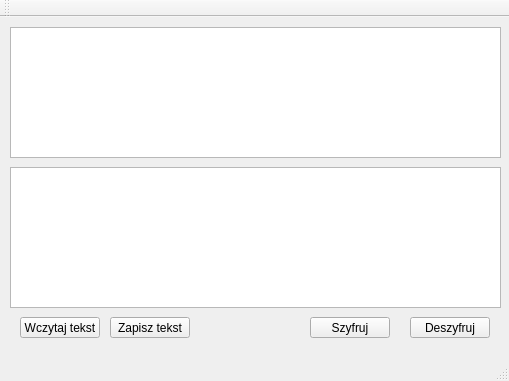
<?xml version="1.0" encoding="UTF-8"?>
<ui version="4.0">
 <class>MainWindow</class>
 <widget class="QMainWindow" name="MainWindow">
  <property name="geometry">
   <rect>
    <x>0</x>
    <y>0</y>
    <width>509</width>
    <height>381</height>
   </rect>
  </property>
  <property name="windowTitle">
   <string>Szyfrowanie</string>
  </property>
  <widget class="QWidget" name="centralWidget">
   <widget class="QTextEdit" name="InputText">
    <property name="geometry">
     <rect>
      <x>10</x>
      <y>10</y>
      <width>491</width>
      <height>131</height>
     </rect>
    </property>
   </widget>
   <widget class="QTextEdit" name="OutputText">
    <property name="geometry">
     <rect>
      <x>10</x>
      <y>150</y>
      <width>491</width>
      <height>141</height>
     </rect>
    </property>
    <property name="readOnly">
     <bool>true</bool>
    </property>
   </widget>
   <widget class="QPushButton" name="EncryptButton">
    <property name="geometry">
     <rect>
      <x>310</x>
      <y>300</y>
      <width>80</width>
      <height>21</height>
     </rect>
    </property>
    <property name="text">
     <string>Szyfruj</string>
    </property>
   </widget>
   <widget class="QPushButton" name="ReadTextButton">
    <property name="geometry">
     <rect>
      <x>20</x>
      <y>300</y>
      <width>80</width>
      <height>21</height>
     </rect>
    </property>
    <property name="text">
     <string>Wczytaj tekst</string>
    </property>
   </widget>
   <widget class="QPushButton" name="DecryptButton">
    <property name="geometry">
     <rect>
      <x>410</x>
      <y>300</y>
      <width>80</width>
      <height>21</height>
     </rect>
    </property>
    <property name="text">
     <string>Deszyfruj</string>
    </property>
   </widget>
   <widget class="QPushButton" name="SaveTextButton">
    <property name="geometry">
     <rect>
      <x>110</x>
      <y>300</y>
      <width>80</width>
      <height>21</height>
     </rect>
    </property>
    <property name="text">
     <string>Zapisz tekst</string>
    </property>
   </widget>
  </widget>
  <widget class="QToolBar" name="mainToolBar">
   <attribute name="toolBarArea">
    <enum>TopToolBarArea</enum>
   </attribute>
   <attribute name="toolBarBreak">
    <bool>false</bool>
   </attribute>
  </widget>
  <widget class="QStatusBar" name="statusBar"/>
  <widget class="QMenuBar" name="menuBar">
   <property name="geometry">
    <rect>
     <x>0</x>
     <y>0</y>
     <width>509</width>
     <height>20</height>
    </rect>
   </property>
  </widget>
 </widget>
 <layoutdefault spacing="6" margin="11"/>
 <resources/>
 <connections/>
</ui>
